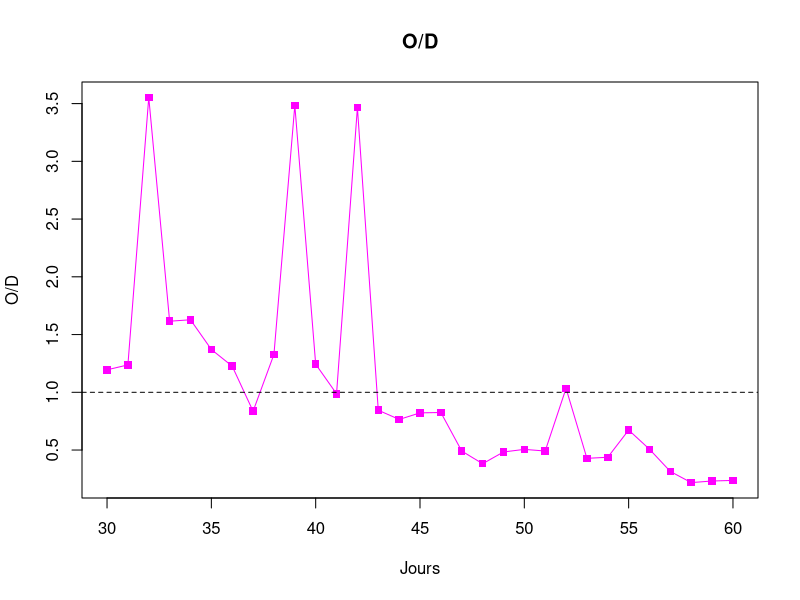
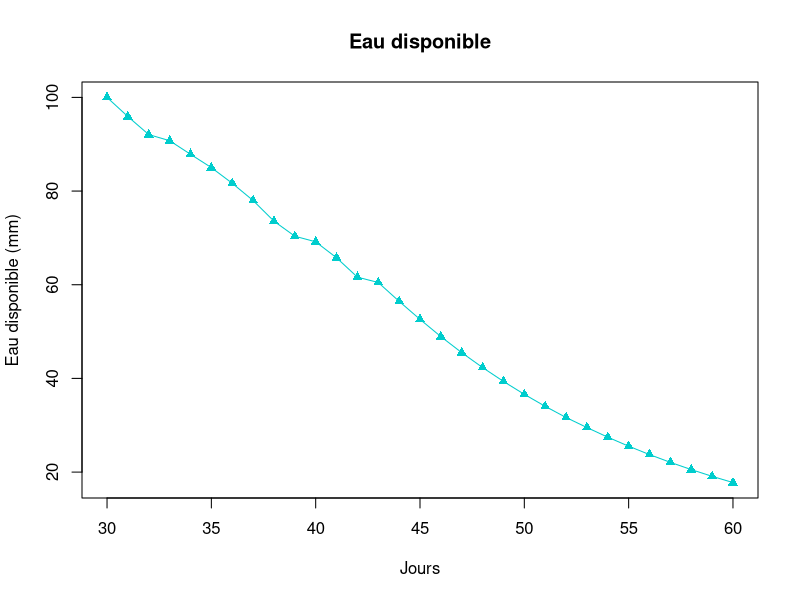
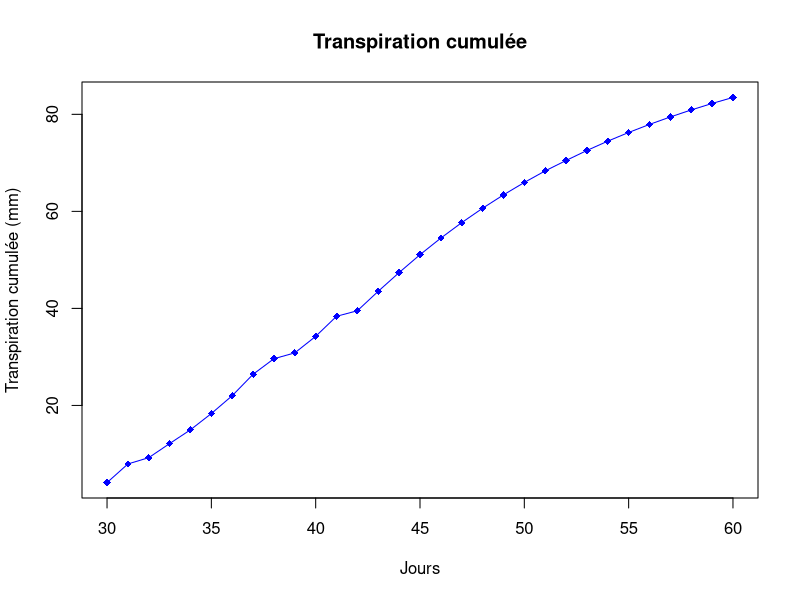
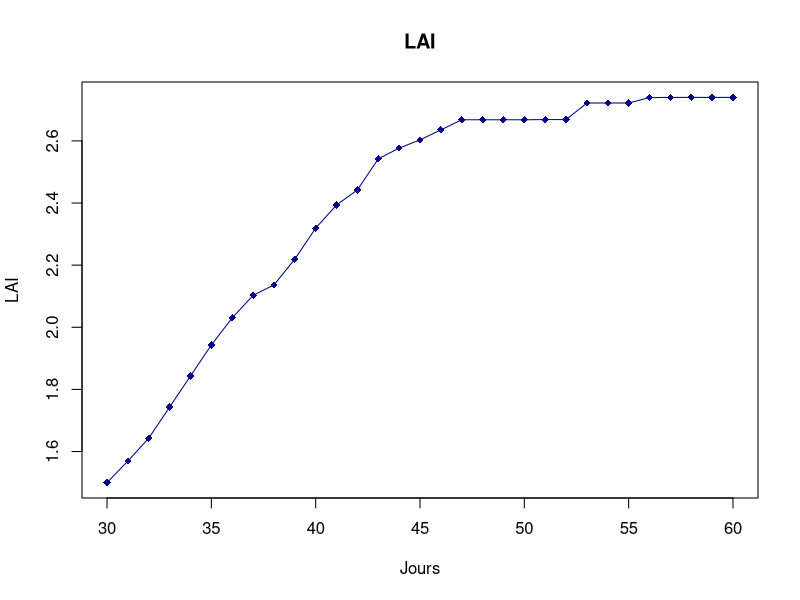
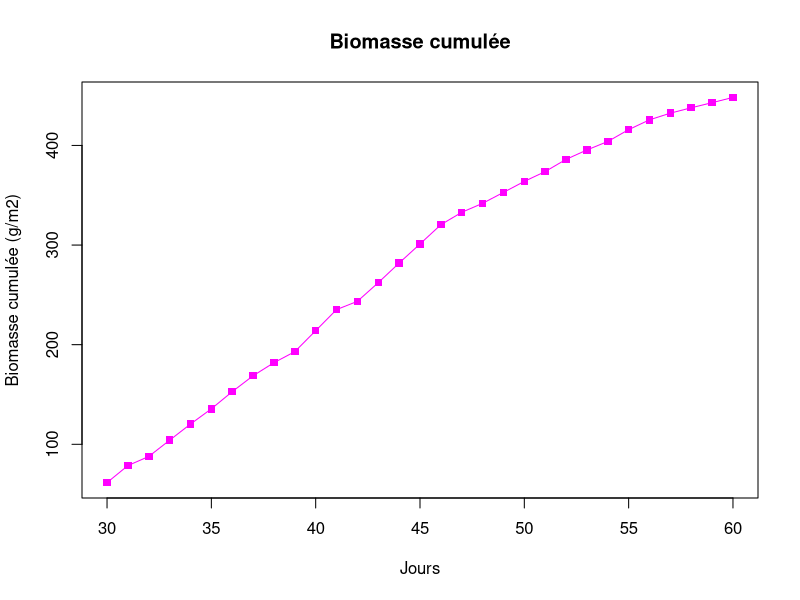
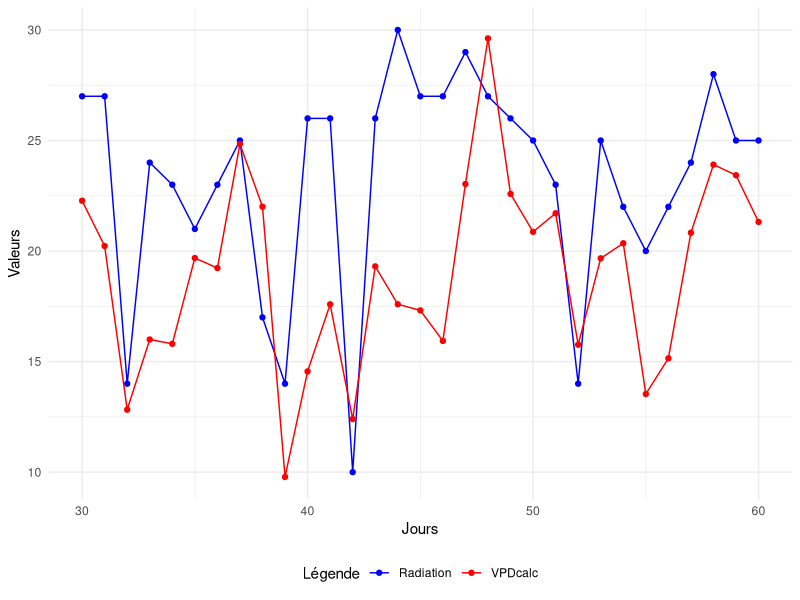

Reproduce these figures in R, in order.
# LBRAI2219 - Modélisation des systèmes biologiques (2025)
#Code inspiré par le modèle APSIM fait par Alice Falzon et Maxime Cornez 
###############################################################################
# Chargement des packages
###############################################################################
library(readxl)
library(dplyr)
library(tidyr)
library(ggplot2)

###############################################################################
# Chargement des paramètres
###############################################################################

# Paramètres de la culture ----------------------------------------------------

culture_params <- list(
  RUE               = 1.25,  # Radiation Use Efficiency [g/MJ]
  TEc               = 9,     # Coefficient d'efficience de la transpiration
  VPR               = 20,    # Vitesse production de racines [mm/jour]
  CroissPotLAI      = 0.1,   # Croissance potentielle du LAI 
  k                 = 0.45,  # Coefficient d'extinction de la lumière
  LAI_initial       = 1.5,   
  Biomasse_initiale = 45     
)

# Paramètres du sol (3 horizons, épaisseur, etc.) ------------------------------

soil_params <- data.frame(
  Horizon     = c(1, 2, 3),
  Epaisseur   = c(300, 300, 300), # mm
  li          = c(50,  50,  50),  # Limite inférieure d'eau
  ls          = c(100, 100, 100), # Limite supérieure d'eau
  #es          = c(100, 100, 100), # Eau disponible dans sol (= sw)
  es_h        = c(40, 30, 30), # Eau disponible dans sol par horizon ; es_h1+es_h2+es_h3 = es
  kl          = c(0.07, 0.07, 0.07) # Taux d'extraction [mm/jour]
)



# Expansion foliaire (table O/D - CEF)------------------------------------------

expansion_foliaire <- data.frame(
  OD  = c(0.5, 1.5, 4),
  CEF = c(0,   1,   1)
)


# Paramètres météo (ex. VPD Frac)-----------------------------------------------

meteo_params <- list(
  VPD_Frac = 1.0  
)


# Vérification------------------------------------------------------------------

# Affiche la liste des paramètres de la culture
culture_params

# Affiche le data frame du sol
soil_params

# Affiche la table d’expansion foliaire
expansion_foliaire

###############################################################################
# Facteurs externes 
###############################################################################

facteur_externe <- data.frame(
  # Jours (30 à 60)
  Jours = c(
    30, 31, 32, 33, 34, 35, 
    36, 37, 38, 39, 40, 41, 
    42, 43, 44, 45, 46, 47, 
    48, 49, 50, 51, 52, 53, 
    54, 55, 56, 57, 58, 59, 60
  ),
  
  # Radiation (MJ/m2)
  Radiation = c(
    27, 27, 14, 24, 23, 21, 
    23, 25, 17, 14, 26, 26, 
    10, 26, 30, 27, 27, 29, 
    27, 26, 25, 23, 14, 25, 
    22, 20, 22, 24, 28, 25, 25
  ),
  
  # Tmax (°C)
  Tmax = c(
    32.3, 31.0, 26.6, 26.0, 26.6, 29.5, 
    30.8, 32.5, 32.3, 25.2, 27.8, 28.2, 
    27.3, 28.6, 28.6, 28.3, 27.6, 31.0, 
    35.0, 34.3, 31.2, 32.7, 29.9, 30.8, 
    31.2, 28.4, 27.7, 31.4, 33.0, 33.2, 32.7
  ),
  
  # Tmin (°C)
  Tmin = c(
    16.4, 15.8, 15.6, 10.0, 11.7, 13.0, 
    16.5, 13.8, 16.7, 16.7, 15.8, 12.8, 
    17.3, 11.3, 13.7, 13.4, 13.7, 12.2, 
    14.7, 20.4, 15.5, 17.9, 18.4, 16.0, 
    16.1, 18.0, 14.9, 16.0, 16.2, 17.2, 18.3
  ),
  
  # VPDobs (hPa)
  VPDobs = c(
    19, 17, 16, 14, 12, 15, 
    18, 19, 23, 21, 15, 14, 
    20, 16, 17, 17, 15, 15, 
    16, 17, 18, 21, 22, 17, 
    18, 20, 18, 19, 19, 20, 21
  )
)


# Affiche la liste pour vérifier
print(facteur_externe)

# Fonction pour calculer saturated vapour pressure
svp <- function(T) { # satured vapour pressure [kPa]
  6.1078 * exp(17.269 * T / (237.3 + T)) * 0.10
}

# Application à Tmax
facteur_externe$svpTmax <- svp(facteur_externe$Tmax) # pression saturante à Tmax

# Application à Tmin
facteur_externe$svpTmin <- svp(facteur_externe$Tmin) # pression saturante à Tmin

# Choisir la valeur de VPDfrac (par défaut on prend 0.75)
VPDfrac <- 0.75

# Fonction pour calculer VPDcalc
calc_VPDcalc <- function(svpTmax, svpTmin, VPDfrac) {
  VPDfrac * (svpTmax - svpTmin)*10
}

# Ajout de la colonne VPDcalc
facteur_externe$VPDcalc <- calc_VPDcalc(
  svpTmax  = facteur_externe$svpTmax,
  svpTmin  = facteur_externe$svpTmin,
  VPDfrac  = VPDfrac
)


###############################################################################
# Modèle
###############################################################################

simulate <- function(facteur_externe, soil_params, culture_params, expansion_foliaire) {
  n_days <- nrow(facteur_externe)
  
  # Vecteurs pour l'eau disponible par horizon
  ES1 <- numeric(n_days)
  ES2 <- numeric(n_days)
  ES3 <- numeric(n_days)
  
  # Initialisation des réserves d'eau pour chaque horizon
  ES1[1] <- soil_params$es_h[1]
  ES2[1] <- soil_params$es_h[2]
  ES3[1] <- soil_params$es_h[3]
  
  # Initialisation de la LAI dynamique
  LAI_dyn <- numeric(n_days)
  LAI_dyn[1] <- culture_params$LAI_initial
  
  # Préparation d'un data frame pour stocker les résultats totaux
  results <- data.frame(
    Jour = facteur_externe$Jours,
    Tot_ES = numeric(n_days),
    Pot_Supply = numeric(n_days),
    Pot_Demand = numeric(n_days),
    Transpiration = numeric(n_days),
    LAI = numeric(n_days)
  )
  results$LAI[1] <- LAI_dyn[1]
  
  # Fonction pour calculer l'effet d'expansion foliaire
  leaf_exp_effect <- function(sdratio, expansion_foliaire) {
    # Si le ratio est en-deçà du premier seuil, on renvoie la première valeur,
    # si au-dessus du dernier, on renvoie la dernière,
    # sinon on effectue une interpolation linéaire.
    if(sdratio <= expansion_foliaire$OD[1]) {
      return(expansion_foliaire$CEF[1])
    } else if (sdratio >= tail(expansion_foliaire$OD,1)) {
      return(tail(expansion_foliaire$CEF,1))
    } else {
      for(j in 1:(nrow(expansion_foliaire)-1)){
        if(sdratio >= expansion_foliaire$OD[j] && sdratio < expansion_foliaire$OD[j+1]){
          return(expansion_foliaire$CEF[j] + 
                   (sdratio - expansion_foliaire$OD[j]) * 
                   (expansion_foliaire$CEF[j+1] - expansion_foliaire$CEF[j]) / 
                   (expansion_foliaire$OD[j+1] - expansion_foliaire$OD[j]))
        }
      }
    }
  }
  
  # Boucle de simulation pour chaque jour
  for (i in 1:n_days) {
    DAS <- facteur_externe$Jours[i]
    # La profondeur racinaire effective est limitée par la somme des épaisseurs
    profondeur_totale <- sum(soil_params$Epaisseur)
    rdepth <- min(DAS * culture_params$VPR, profondeur_totale)
    
    # Calcul des offres potentielles pour chaque horizon
    of1 <- ifelse(rdepth >= soil_params$Epaisseur[1], 1, rdepth / soil_params$Epaisseur[1]) * ES1[i] * soil_params$kl[1]
    of2 <- ifelse(rdepth <= soil_params$Epaisseur[1], 0,
                  ifelse(rdepth > soil_params$Epaisseur[1] + soil_params$Epaisseur[2],
                         1, (rdepth - soil_params$Epaisseur[1]) / soil_params$Epaisseur[2])) * ES2[i] * soil_params$kl[2]
    of3 <- ifelse(rdepth <= (soil_params$Epaisseur[1] + soil_params$Epaisseur[2]), 0, 
                  (rdepth - soil_params$Epaisseur[1] - soil_params$Epaisseur[2]) / soil_params$Epaisseur[3]) * ES3[i] * soil_params$kl[3]
    
    Pot_Supply <- of1 + of2 + of3
    
    # Calcul de l'effet lumineux : LI = 1 - exp(-k * LAI_dyn)
    li <- 1 - exp(-culture_params$k * LAI_dyn[i])
    
    # Calcul de la demande potentielle
    rad <- facteur_externe$Radiation[i]
    VPDcalc <- facteur_externe$VPDcalc[i]
    Pot_Demand <- rad * li * culture_params$RUE * (VPDcalc / 10) / culture_params$TEc
    
    # Transpiration journalière
    transpiration <- min(Pot_Supply, Pot_Demand)
    
    # Stockage des résultats du jour
    results$Tot_ES[i] <- ES1[i] + ES2[i] + ES3[i]
    results$Pot_Supply[i] <- Pot_Supply
    results$Pot_Demand[i] <- Pot_Demand
    results$Transpiration[i] <- transpiration
    results$LAI[i] <- LAI_dyn[i]
    
    # Calcul du ratio offre/demande (si demande > 0)
    sdratio <- if (Pot_Demand > 0) Pot_Supply / Pot_Demand else 0
    # Calcul de l'effet d'expansion foliaire
    leaf_effect <- leaf_exp_effect(sdratio, expansion_foliaire)
    # delta LAI = leaf_effect * CroissPotLAI
    delta_LAI <- leaf_effect * culture_params$CroissPotLAI
    
    # Mise à jour de LAI pour le jour suivant
    if(i < n_days) {
      LAI_dyn[i + 1] <- LAI_dyn[i] + delta_LAI
    }
    
    # Mise à jour des réserves d'eau pour le jour suivant
    if (i < n_days) {
      if(Pot_Supply > 0) {
        ES1[i + 1] <- ES1[i] - (of1 / Pot_Supply) * transpiration
        ES2[i + 1] <- ES2[i] - (of2 / Pot_Supply) * transpiration
        ES3[i + 1] <- ES3[i] - (of3 / Pot_Supply) * transpiration
      } else {
        ES1[i + 1] <- ES1[i]
        ES2[i + 1] <- ES2[i]
        ES3[i + 1] <- ES3[i]
      }
    }
  }
  
  return(results)
}

# Appel de la fonction simulate
resultats <- simulate(facteur_externe, soil_params, culture_params, expansion_foliaire)
print(resultats)

resultats$I <- 1-exp(-culture_params$k*resultats$LAI)

# Calcul de la biomasse 
resultats$Biomasse_1 <- (resultats$Pot_Supply * culture_params$TEc)/ (facteur_externe$VPDcalc/10) # eau limitante 

resultats$Biomasse_2 <- facteur_externe$Radiation * culture_params$RUE * resultats$I # lumière limitante

resultats$O_D <- ifelse(resultats$Pot_Demand == 0, 0,
                        resultats$Pot_Supply / resultats$Pot_Demand)

resultats$Biomasse_reelle <- ifelse(
  test = resultats$O_D > 1,
  yes  = resultats$Biomasse_2,  # BioRadn
  no   = resultats$Biomasse_1   # BioEau
)

resultats$Biomasse_cumulee <- culture_params$Biomasse_initiale + cumsum(resultats$Biomasse_reelle)

###############################################################################
# Graphiques 
###############################################################################

plot(resultats$Jour, resultats$O_D, 
     type = "o", pch = 15, col = "magenta",
     xlab = "Jours", ylab = "O/D",
     main = "O/D")
abline(h = 1, lty = 2) 

plot(resultats$Jour, resultats$Tot_ES,
     type = "o", pch = 17, col = "cyan3",
     xlab = "Jours", ylab = "Eau disponible (mm)",
     main = "Eau disponible")

transpi_cum <- cumsum(resultats$Transpiration)

plot(resultats$Jour, transpi_cum,
     type = "o", pch = 18, col = "blue",
     xlab = "Jours", ylab = "Transpiration cumulée (mm)",
     main = "Transpiration cumulée")

plot(resultats$Jour, resultats$LAI,
     type = "o", pch = 18, col = "blue4",
     xlab = "Jours", ylab = "LAI",
     main = "LAI")

plot(resultats$Jour, resultats$Biomasse_cumulee,
     type = "o", pch = 15, col = "magenta",
     xlab = "Jours", ylab = "Biomasse cumulée (g/m2)",
     main = "Biomasse cumulée")


ggplot() +
  # Radiation
  geom_line(data = data.frame(Jour = resultats$Jour, Radiation = facteur_externe$Radiation),
            aes(x = Jour, y = Radiation, color = "Radiation")) +
  geom_point(data = data.frame(Jour = resultats$Jour, Radiation = facteur_externe$Radiation),
             aes(x = Jour, y = Radiation, color = "Radiation")) +
  # VPDcalc
  geom_line(data = data.frame(Jour = resultats$Jour, VPDcalc = facteur_externe$VPDcalc),
            aes(x = Jour, y = VPDcalc, color = "VPDcalc")) +
  geom_point(data = data.frame(Jour = resultats$Jour, VPDcalc = facteur_externe$VPDcalc),
             aes(x = Jour, y = VPDcalc, color = "VPDcalc")) +
  # Légende 
  scale_color_manual(name = "Légende",
                     values = c("Radiation" = "blue", "VPDcalc" = "red")) +
  labs(x = "Jours", y = "Valeurs") +
  theme_minimal() +
  theme(legend.position = "bottom")
